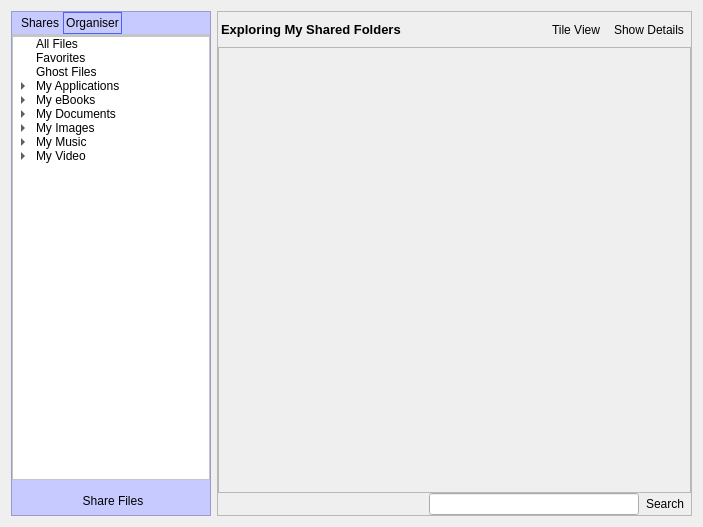
<?xml version="1.0" encoding="UTF-8"?>
<ui version="4.0">
 <class>Form</class>
 <widget class="QWidget" name="Form">
  <property name="geometry">
   <rect>
    <x>0</x>
    <y>0</y>
    <width>703</width>
    <height>527</height>
   </rect>
  </property>
  <property name="windowTitle">
   <string>Form</string>
  </property>
  <layout class="QGridLayout" name="gridLayout">
   <item row="0" column="0">
    <widget class="QFrame" name="frameLibraryNavigator">
     <property name="sizePolicy">
      <sizepolicy hsizetype="Preferred" vsizetype="Preferred">
       <horstretch>0</horstretch>
       <verstretch>0</verstretch>
      </sizepolicy>
     </property>
     <property name="minimumSize">
      <size>
       <width>200</width>
       <height>0</height>
      </size>
     </property>
     <property name="maximumSize">
      <size>
       <width>200</width>
       <height>16777215</height>
      </size>
     </property>
     <property name="styleSheet">
      <string notr="true">QFrame {
    background-color: rgb(199, 202, 255);
}</string>
     </property>
     <property name="frameShape">
      <enum>QFrame::StyledPanel</enum>
     </property>
     <property name="frameShadow">
      <enum>QFrame::Sunken</enum>
     </property>
     <layout class="QGridLayout" name="gridLayout_16">
      <property name="margin">
       <number>0</number>
      </property>
      <item row="2" column="0" colspan="2">
       <layout class="QGridLayout" name="gridLayout_80">
        <property name="leftMargin">
         <number>4</number>
        </property>
        <property name="topMargin">
         <number>4</number>
        </property>
        <property name="bottomMargin">
         <number>4</number>
        </property>
        <item row="1" column="0">
         <widget class="QToolButton" name="toolButtonShareFiles">
          <property name="sizePolicy">
           <sizepolicy hsizetype="Preferred" vsizetype="Fixed">
            <horstretch>0</horstretch>
            <verstretch>0</verstretch>
           </sizepolicy>
          </property>
          <property name="maximumSize">
           <size>
            <width>16777215</width>
            <height>25</height>
           </size>
          </property>
          <property name="toolTip">
           <string>Manage the physical folders in your library.</string>
          </property>
          <property name="styleSheet">
           <string notr="true"/>
          </property>
          <property name="text">
           <string>Share Files</string>
          </property>
          <property name="icon">
           <iconset>
            <normaloff>:/Actions/Graphics/Actions/SharedFolders.png</normaloff>:/Actions/Graphics/Actions/SharedFolders.png</iconset>
          </property>
          <property name="popupMode">
           <enum>QToolButton::InstantPopup</enum>
          </property>
          <property name="toolButtonStyle">
           <enum>Qt::ToolButtonTextBesideIcon</enum>
          </property>
          <property name="autoRaise">
           <bool>true</bool>
          </property>
         </widget>
        </item>
       </layout>
      </item>
      <item row="0" column="0" colspan="2">
       <widget class="QTabWidget" name="pagesLibraryNavigator">
        <property name="styleSheet">
         <string notr="true">QTabWidget::pane { /* The tab widget frame */
     border-top: 2px solid #C2C7CB;
 }

 QTabWidget::tab-bar {
     left: 5px; /* move to the right by 5px */
 }

 /* Style the tab using the tab sub-control. Note that
     it reads QTabBar _not_ QTabWidget */
 QTabBar::tab {
     background:transparent;
     border: 2px solid transparent;
     min-width: 8ex;
     padding: 2px;
 }

 QTabBar::tab:selected, QTabBar::tab:hover {
     border: 1px solid rgb(78, 96, 255);
     background-color: qlineargradient(x1: 0, y1: 0, x2: 0, y2: 1,
                                       stop: 0 #dadbde, stop: 1 #f6f7fa);
 }

 QTabBar::tab:selected {
     border: 1px solid rgb(78, 96, 255);
     background-color: qlineargradient(x1: 0, y1: 0, x2: 0, y2: 1,
                                       stop: 0 #dadbde, stop: 1 #f6f7fa);
 }</string>
        </property>
        <property name="currentIndex">
         <number>1</number>
        </property>
        <widget class="QWidget" name="pageLibraryNavigatorFolders">
         <attribute name="icon">
          <iconset>
           <normaloff>:/Actions/Graphics/Actions/OpenDownloadFolder.png</normaloff>:/Actions/Graphics/Actions/OpenDownloadFolder.png</iconset>
         </attribute>
         <attribute name="title">
          <string>Shares</string>
         </attribute>
         <layout class="QGridLayout" name="gridLayout_18">
          <property name="margin">
           <number>0</number>
          </property>
          <property name="spacing">
           <number>0</number>
          </property>
          <item row="0" column="0">
           <widget class="QTreeView" name="treeViewLibraryNavigatorFolders">
            <property name="sizePolicy">
             <sizepolicy hsizetype="Preferred" vsizetype="Preferred">
              <horstretch>0</horstretch>
              <verstretch>0</verstretch>
             </sizepolicy>
            </property>
            <property name="styleSheet">
             <string notr="true">QTreeView {
	background-color: rgb(255, 255, 255);
}</string>
            </property>
            <property name="headerHidden">
             <bool>false</bool>
            </property>
           </widget>
          </item>
          <item row="1" column="0">
           <widget class="RSComboBox" name="comboBoxType">
            <property name="sizePolicy">
             <sizepolicy hsizetype="Preferred" vsizetype="Fixed">
              <horstretch>0</horstretch>
              <verstretch>0</verstretch>
             </sizepolicy>
            </property>
            <property name="styleSheet">
             <string notr="true">QAbstractItemView {
	background-color: rgb(255, 255, 255);
}</string>
            </property>
           </widget>
          </item>
         </layout>
        </widget>
        <widget class="QWidget" name="pageLibraryNavigatorOrganiser">
         <attribute name="icon">
          <iconset>
           <normaloff>:/Actions/Graphics/Actions/Libary.png</normaloff>:/Actions/Graphics/Actions/Libary.png</iconset>
         </attribute>
         <attribute name="title">
          <string>Organiser</string>
         </attribute>
         <layout class="QGridLayout" name="gridLayout_17">
          <property name="margin">
           <number>0</number>
          </property>
          <item row="0" column="0">
           <widget class="QTreeWidget" name="treeWidgetLibraryNavigatorOrganiser">
            <property name="sizePolicy">
             <sizepolicy hsizetype="Preferred" vsizetype="Preferred">
              <horstretch>0</horstretch>
              <verstretch>0</verstretch>
             </sizepolicy>
            </property>
            <property name="styleSheet">
             <string notr="true">QTreeWidget {
	background-color: rgb(255, 255, 255);
}</string>
            </property>
            <attribute name="headerVisible">
             <bool>false</bool>
            </attribute>
            <column>
             <property name="text">
              <string>Organiser</string>
             </property>
            </column>
            <item>
             <property name="text">
              <string>All Files</string>
             </property>
             <property name="icon">
              <iconset>
               <normaloff>:/Actions/Graphics/Actions/Libary.png</normaloff>:/Actions/Graphics/Actions/Libary.png</iconset>
             </property>
            </item>
            <item>
             <property name="text">
              <string>Favorites</string>
             </property>
             <property name="icon">
              <iconset>
               <normaloff>:/Controls/Graphics/Controls/Favorites.png</normaloff>:/Controls/Graphics/Controls/Favorites.png</iconset>
             </property>
            </item>
            <item>
             <property name="text">
              <string>Ghost Files</string>
             </property>
             <property name="icon">
              <iconset>
               <normaloff>:/Controls/Graphics/Controls/GhostFiles.png</normaloff>:/Controls/Graphics/Controls/GhostFiles.png</iconset>
             </property>
            </item>
            <item>
             <property name="text">
              <string>My Applications</string>
             </property>
             <property name="icon">
              <iconset>
               <normaloff>:/Controls/Graphics/Controls/MyApplications.png</normaloff>:/Controls/Graphics/Controls/MyApplications.png</iconset>
             </property>
             <item>
              <property name="text">
               <string>All Applications</string>
              </property>
             </item>
            </item>
            <item>
             <property name="text">
              <string>My eBooks</string>
             </property>
             <property name="icon">
              <iconset>
               <normaloff>:/Controls/Graphics/Controls/MyeBooks.png</normaloff>:/Controls/Graphics/Controls/MyeBooks.png</iconset>
             </property>
             <item>
              <property name="text">
               <string>All eBooks</string>
              </property>
             </item>
            </item>
            <item>
             <property name="text">
              <string>My Documents</string>
             </property>
             <property name="icon">
              <iconset>
               <normaloff>:/Controls/Graphics/Controls/MyDocuments.png</normaloff>:/Controls/Graphics/Controls/MyDocuments.png</iconset>
             </property>
             <item>
              <property name="text">
               <string>All Documents</string>
              </property>
             </item>
            </item>
            <item>
             <property name="text">
              <string>My Images</string>
             </property>
             <property name="icon">
              <iconset>
               <normaloff>:/Controls/Graphics/Controls/MyImages.png</normaloff>:/Controls/Graphics/Controls/MyImages.png</iconset>
             </property>
             <item>
              <property name="text">
               <string>All Images</string>
              </property>
             </item>
            </item>
            <item>
             <property name="text">
              <string>My Music</string>
             </property>
             <property name="icon">
              <iconset>
               <normaloff>:/Controls/Graphics/Controls/MyMusic.png</normaloff>:/Controls/Graphics/Controls/MyMusic.png</iconset>
             </property>
             <item>
              <property name="text">
               <string>All Music</string>
              </property>
             </item>
             <item>
              <property name="text">
               <string>By Album</string>
              </property>
             </item>
             <item>
              <property name="text">
               <string>By Artist</string>
              </property>
             </item>
             <item>
              <property name="text">
               <string>By Genre</string>
              </property>
             </item>
            </item>
            <item>
             <property name="text">
              <string>My Video</string>
             </property>
             <property name="icon">
              <iconset>
               <normaloff>:/Actions/Graphics/Actions/Media.png</normaloff>:/Actions/Graphics/Actions/Media.png</iconset>
             </property>
             <item>
              <property name="text">
               <string>All Video</string>
              </property>
             </item>
             <item>
              <property name="text">
               <string>Films</string>
              </property>
             </item>
             <item>
              <property name="text">
               <string>Music Videos</string>
              </property>
             </item>
             <item>
              <property name="text">
               <string>TV Shows</string>
              </property>
             </item>
            </item>
           </widget>
          </item>
         </layout>
        </widget>
       </widget>
      </item>
     </layout>
    </widget>
   </item>
   <item row="0" column="1">
    <widget class="QStackedWidget" name="pagesLibrary">
     <property name="sizePolicy">
      <sizepolicy hsizetype="Preferred" vsizetype="Preferred">
       <horstretch>0</horstretch>
       <verstretch>0</verstretch>
      </sizepolicy>
     </property>
     <property name="frameShape">
      <enum>QFrame::StyledPanel</enum>
     </property>
     <property name="frameShadow">
      <enum>QFrame::Sunken</enum>
     </property>
     <property name="currentIndex">
      <number>0</number>
     </property>
     <widget class="QWidget" name="pageFolders">
      <layout class="QGridLayout" name="gridLayout_21">
       <property name="margin">
        <number>0</number>
       </property>
       <property name="spacing">
        <number>0</number>
       </property>
       <item row="2" column="0">
        <widget class="QFrame" name="frameFoldersToolbar">
         <layout class="QGridLayout" name="gridLayout_20">
          <property name="margin">
           <number>0</number>
          </property>
          <property name="spacing">
           <number>0</number>
          </property>
          <item row="0" column="0" colspan="2">
           <layout class="QGridLayout" name="gridLayout_91">
            <item row="0" column="0">
             <spacer name="horizontalSpacer_11">
              <property name="orientation">
               <enum>Qt::Horizontal</enum>
              </property>
              <property name="sizeType">
               <enum>QSizePolicy::MinimumExpanding</enum>
              </property>
              <property name="sizeHint" stdset="0">
               <size>
                <width>40</width>
                <height>20</height>
               </size>
              </property>
             </spacer>
            </item>
            <item row="0" column="1">
             <widget class="QLineEdit" name="lineEditFoldersSearchFiles">
              <property name="maximumSize">
               <size>
                <width>250</width>
                <height>16777215</height>
               </size>
              </property>
             </widget>
            </item>
            <item row="0" column="2">
             <widget class="QToolButton" name="toolButtonFoldersSearchFiles">
              <property name="text">
               <string>Search</string>
              </property>
              <property name="icon">
               <iconset>
                <normaloff>:/Actions/Graphics/Actions/Search.png</normaloff>:/Actions/Graphics/Actions/Search.png</iconset>
              </property>
              <property name="popupMode">
               <enum>QToolButton::InstantPopup</enum>
              </property>
              <property name="toolButtonStyle">
               <enum>Qt::ToolButtonTextBesideIcon</enum>
              </property>
              <property name="autoRaise">
               <bool>true</bool>
              </property>
             </widget>
            </item>
           </layout>
          </item>
         </layout>
        </widget>
       </item>
       <item row="0" column="0">
        <widget class="QFrame" name="frameFoldersHeaderToolbar">
         <layout class="QGridLayout" name="gridLayout_19">
          <property name="sizeConstraint">
           <enum>QLayout::SetDefaultConstraint</enum>
          </property>
          <property name="margin">
           <number>0</number>
          </property>
          <property name="spacing">
           <number>0</number>
          </property>
          <item row="0" column="1">
           <spacer name="horizontalSpacer_4">
            <property name="orientation">
             <enum>Qt::Horizontal</enum>
            </property>
            <property name="sizeHint" stdset="0">
             <size>
              <width>143</width>
              <height>32</height>
             </size>
            </property>
           </spacer>
          </item>
          <item row="0" column="2">
           <widget class="QToolButton" name="toolButtonFoldersSetView">
            <property name="text">
             <string>Tile View</string>
            </property>
            <property name="icon">
             <iconset>
              <normaloff>:/Controls/Graphics/Controls/TileView.png</normaloff>:/Controls/Graphics/Controls/TileView.png</iconset>
            </property>
            <property name="popupMode">
             <enum>QToolButton::InstantPopup</enum>
            </property>
            <property name="toolButtonStyle">
             <enum>Qt::ToolButtonTextBesideIcon</enum>
            </property>
            <property name="autoRaise">
             <bool>true</bool>
            </property>
            <property name="arrowType">
             <enum>Qt::NoArrow</enum>
            </property>
           </widget>
          </item>
          <item row="0" column="3">
           <widget class="QToolButton" name="toolButtonFoldersShowDetails">
            <property name="text">
             <string>Show Details</string>
            </property>
            <property name="icon">
             <iconset>
              <normaloff>:/Controls/Graphics/Controls/ShowDetails.png</normaloff>:/Controls/Graphics/Controls/ShowDetails.png</iconset>
            </property>
            <property name="popupMode">
             <enum>QToolButton::InstantPopup</enum>
            </property>
            <property name="toolButtonStyle">
             <enum>Qt::ToolButtonTextBesideIcon</enum>
            </property>
            <property name="autoRaise">
             <bool>true</bool>
            </property>
           </widget>
          </item>
          <item row="0" column="0">
           <widget class="QLabel" name="labelFoldersHeader">
            <property name="minimumSize">
             <size>
              <width>240</width>
              <height>35</height>
             </size>
            </property>
            <property name="text">
             <string>&lt;!DOCTYPE HTML PUBLIC &quot;-//W3C//DTD HTML 4.0//EN&quot; &quot;http://www.w3.org/TR/REC-html40/strict.dtd&quot;&gt;
&lt;html&gt;&lt;head&gt;&lt;meta name=&quot;qrichtext&quot; content=&quot;1&quot; /&gt;&lt;style type=&quot;text/css&quot;&gt;
p, li { white-space: pre-wrap; }
&lt;/style&gt;&lt;/head&gt;&lt;body style=&quot; font-family:'MS Shell Dlg 2'; font-size:8.25pt; font-weight:400; font-style:normal;&quot;&gt;
&lt;p style=&quot; margin-top:0px; margin-bottom:0px; margin-left:0px; margin-right:0px; -qt-block-indent:0; text-indent:0px;&quot;&gt;&lt;img src=&quot;:/Actions/Graphics/Actions/OpenDownloadFolder.png&quot; /&gt;&lt;span style=&quot; font-size:8pt;&quot;&gt; &lt;/span&gt;&lt;span style=&quot; font-size:10pt; font-weight:600;&quot;&gt;Exploring My Shared Folders&lt;/span&gt;&lt;/p&gt;&lt;/body&gt;&lt;/html&gt;</string>
            </property>
           </widget>
          </item>
         </layout>
        </widget>
       </item>
       <item row="1" column="0">
        <widget class="QFrame" name="frameFoldersFileBrowser">
         <property name="sizePolicy">
          <sizepolicy hsizetype="Preferred" vsizetype="MinimumExpanding">
           <horstretch>0</horstretch>
           <verstretch>0</verstretch>
          </sizepolicy>
         </property>
         <property name="frameShape">
          <enum>QFrame::StyledPanel</enum>
         </property>
         <property name="frameShadow">
          <enum>QFrame::Raised</enum>
         </property>
        </widget>
       </item>
      </layout>
     </widget>
     <widget class="QWidget" name="pageOrganiser">
      <layout class="QGridLayout" name="gridLayout_87">
       <property name="margin">
        <number>0</number>
       </property>
       <property name="spacing">
        <number>0</number>
       </property>
       <item row="1" column="0">
        <widget class="QFrame" name="frameOrganiserFileBrowser">
         <property name="sizePolicy">
          <sizepolicy hsizetype="Preferred" vsizetype="MinimumExpanding">
           <horstretch>0</horstretch>
           <verstretch>0</verstretch>
          </sizepolicy>
         </property>
         <property name="frameShape">
          <enum>QFrame::StyledPanel</enum>
         </property>
         <property name="frameShadow">
          <enum>QFrame::Raised</enum>
         </property>
        </widget>
       </item>
       <item row="0" column="0">
        <widget class="QFrame" name="frameOrganiserTopToolbar">
         <layout class="QGridLayout" name="gridLayout_86" rowminimumheight="0" columnminimumwidth="0,0,0,0,0">
          <property name="sizeConstraint">
           <enum>QLayout::SetDefaultConstraint</enum>
          </property>
          <property name="margin">
           <number>0</number>
          </property>
          <property name="spacing">
           <number>0</number>
          </property>
          <item row="0" column="1">
           <widget class="QLabel" name="labelOrganiserHeader">
            <property name="minimumSize">
             <size>
              <width>240</width>
              <height>35</height>
             </size>
            </property>
            <property name="text">
             <string>&lt;!DOCTYPE HTML PUBLIC &quot;-//W3C//DTD HTML 4.0//EN&quot; &quot;http://www.w3.org/TR/REC-html40/strict.dtd&quot;&gt;
&lt;html&gt;&lt;head&gt;&lt;meta name=&quot;qrichtext&quot; content=&quot;1&quot; /&gt;&lt;style type=&quot;text/css&quot;&gt;
p, li { white-space: pre-wrap; }
&lt;/style&gt;&lt;/head&gt;&lt;body style=&quot; font-family:'MS Shell Dlg 2'; font-size:8.25pt; font-weight:400; font-style:normal;&quot;&gt;
&lt;p style=&quot; margin-top:0px; margin-bottom:0px; margin-left:0px; margin-right:0px; -qt-block-indent:0; text-indent:0px;&quot;&gt;&lt;img src=&quot;:/Icons/Resource/Folder Libary_32.png&quot; /&gt;&lt;span style=&quot; font-size:8pt;&quot;&gt; &lt;/span&gt;&lt;span style=&quot; font-size:10pt; font-weight:600;&quot;&gt;Exploring With The Organiser&lt;/span&gt;&lt;/p&gt;&lt;/body&gt;&lt;/html&gt;</string>
            </property>
           </widget>
          </item>
          <item row="0" column="2">
           <spacer name="horizontalSpacer_23">
            <property name="orientation">
             <enum>Qt::Horizontal</enum>
            </property>
            <property name="sizeHint" stdset="0">
             <size>
              <width>143</width>
              <height>32</height>
             </size>
            </property>
           </spacer>
          </item>
          <item row="0" column="3">
           <widget class="QToolButton" name="toolButtonOrganiserSetView">
            <property name="text">
             <string>Tile View</string>
            </property>
            <property name="icon">
             <iconset>
              <normaloff>:/Controls/Graphics/Controls/TileView.png</normaloff>:/Controls/Graphics/Controls/TileView.png</iconset>
            </property>
            <property name="popupMode">
             <enum>QToolButton::InstantPopup</enum>
            </property>
            <property name="toolButtonStyle">
             <enum>Qt::ToolButtonTextBesideIcon</enum>
            </property>
            <property name="autoRaise">
             <bool>true</bool>
            </property>
           </widget>
          </item>
          <item row="0" column="4">
           <widget class="QToolButton" name="toolButtonOrganiserShowDetails">
            <property name="text">
             <string>Show Details</string>
            </property>
            <property name="icon">
             <iconset>
              <normaloff>:/Controls/Graphics/Controls/ShowDetails.png</normaloff>:/Controls/Graphics/Controls/ShowDetails.png</iconset>
            </property>
            <property name="popupMode">
             <enum>QToolButton::InstantPopup</enum>
            </property>
            <property name="toolButtonStyle">
             <enum>Qt::ToolButtonTextBesideIcon</enum>
            </property>
            <property name="autoRaise">
             <bool>true</bool>
            </property>
           </widget>
          </item>
          <item row="0" column="0">
           <widget class="QFrame" name="frameLibraryHeader">
            <property name="minimumSize">
             <size>
              <width>0</width>
              <height>23</height>
             </size>
            </property>
            <property name="styleSheet">
             <string notr="true">background-color: rgb(11, 27, 99);</string>
            </property>
            <property name="frameShape">
             <enum>QFrame::NoFrame</enum>
            </property>
            <property name="frameShadow">
             <enum>QFrame::Raised</enum>
            </property>
            <layout class="QGridLayout" name="gridLayout_48">
             <property name="margin">
              <number>0</number>
             </property>
             <property name="spacing">
              <number>0</number>
             </property>
            </layout>
           </widget>
          </item>
         </layout>
        </widget>
       </item>
       <item row="2" column="0">
        <widget class="QFrame" name="frameOrganiserBottomToolbar">
         <layout class="QGridLayout" name="gridLayout_85">
          <property name="margin">
           <number>0</number>
          </property>
          <property name="spacing">
           <number>0</number>
          </property>
          <item row="0" column="0">
           <layout class="QGridLayout" name="gridLayout_168">
            <item row="0" column="0">
             <widget class="QToolButton" name="toolButtonOrganiserAddAlbum">
              <property name="text">
               <string>Create Album</string>
              </property>
              <property name="icon">
               <iconset>
                <normaloff>:/Controls/Graphics/Controls/Add.png</normaloff>:/Controls/Graphics/Controls/Add.png</iconset>
              </property>
              <property name="popupMode">
               <enum>QToolButton::InstantPopup</enum>
              </property>
              <property name="toolButtonStyle">
               <enum>Qt::ToolButtonTextBesideIcon</enum>
              </property>
              <property name="autoRaise">
               <bool>true</bool>
              </property>
             </widget>
            </item>
            <item row="0" column="1">
             <widget class="QToolButton" name="toolButtonOrganiserDeleteAlbum">
              <property name="text">
               <string>Delete Album</string>
              </property>
              <property name="icon">
               <iconset>
                <normaloff>:/Controls/Graphics/Controls/Remove.png</normaloff>:/Controls/Graphics/Controls/Remove.png</iconset>
              </property>
              <property name="popupMode">
               <enum>QToolButton::InstantPopup</enum>
              </property>
              <property name="toolButtonStyle">
               <enum>Qt::ToolButtonTextBesideIcon</enum>
              </property>
              <property name="autoRaise">
               <bool>true</bool>
              </property>
             </widget>
            </item>
            <item row="0" column="2">
             <spacer name="horizontalSpacer_22">
              <property name="orientation">
               <enum>Qt::Horizontal</enum>
              </property>
              <property name="sizeType">
               <enum>QSizePolicy::MinimumExpanding</enum>
              </property>
              <property name="sizeHint" stdset="0">
               <size>
                <width>40</width>
                <height>20</height>
               </size>
              </property>
             </spacer>
            </item>
            <item row="0" column="3">
             <widget class="QLineEdit" name="lineEditOrganiserFileSearch">
              <property name="maximumSize">
               <size>
                <width>250</width>
                <height>16777215</height>
               </size>
              </property>
             </widget>
            </item>
            <item row="0" column="4">
             <widget class="QToolButton" name="toolButtonOrganiserFileSearch">
              <property name="text">
               <string>Search</string>
              </property>
              <property name="icon">
               <iconset>
                <normaloff>:/Actions/Graphics/Actions/Search.png</normaloff>:/Actions/Graphics/Actions/Search.png</iconset>
              </property>
              <property name="popupMode">
               <enum>QToolButton::InstantPopup</enum>
              </property>
              <property name="toolButtonStyle">
               <enum>Qt::ToolButtonTextBesideIcon</enum>
              </property>
              <property name="autoRaise">
               <bool>true</bool>
              </property>
             </widget>
            </item>
           </layout>
          </item>
         </layout>
        </widget>
       </item>
      </layout>
     </widget>
    </widget>
   </item>
  </layout>
 </widget>
 <customwidgets>
  <customwidget>
   <class>RSComboBox</class>
   <extends>QComboBox</extends>
   <header>gui/common/RSComboBox.h</header>
  </customwidget>
 </customwidgets>
 <resources/>
 <connections/>
</ui>
